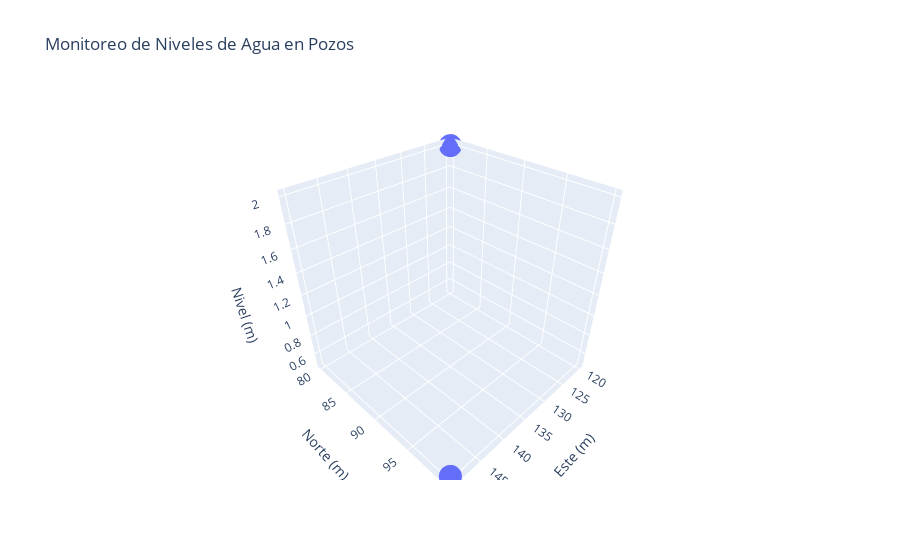

The cell this chart's notebook holds for it:
### Markdown cell above
### **Ejemplo Práctico Adaptado al Bajo Cauca**  
**Problema real:** *"Visualizar la altura del agua en dos pozos de riego durante una sequía"*.

### Code cell
df = pd.DataFrame({
    'x': [120, 150],  # Posición en metros (coordenada este)
    'y': [80, 100],   # Posición en metros (coordenada norte)
    'z': [2, 0.5]     # Nivel de agua (metros)
})
fig = px.scatter_3d(df, x='x', y='y', z='z', 
                    title='Monitoreo de Niveles de Agua en Pozos',
                    labels={'z': 'Nivel (m)', 'x': 'Este (m)', 'y': 'Norte (m)'})
fig.show()

### Figure 1 — Plotly figure (JSON) as saved in the notebook; plotly's stock layout.template omitted (floating-point values rounded to 4 significant figures)
{"data": [{"hovertemplate": "Este (m)=%{x}<br>Norte (m)=%{y}<br>Nivel (m)=%{z}<extra></extra>", "legendgroup": "", "marker": {"color": "#636efa", "symbol": "circle"}, "mode": "markers", "name": "", "scene": "scene", "showlegend": false, "type": "scatter3d", "x": [120, 150], "y": [80, 100], "z": [2.0, 0.5]}], "layout": {"legend": {"tracegroupgap": 0}, "scene": {"domain": {"x": [0, 1], "y": [0, 1]}, "xaxis": {"title": {"text": "Este (m)"}}, "yaxis": {"title": {"text": "Norte (m)"}}, "zaxis": {"title": {"text": "Nivel (m)"}}}, "title": {"text": "Monitoreo de Niveles de Agua en Pozos"}}}
